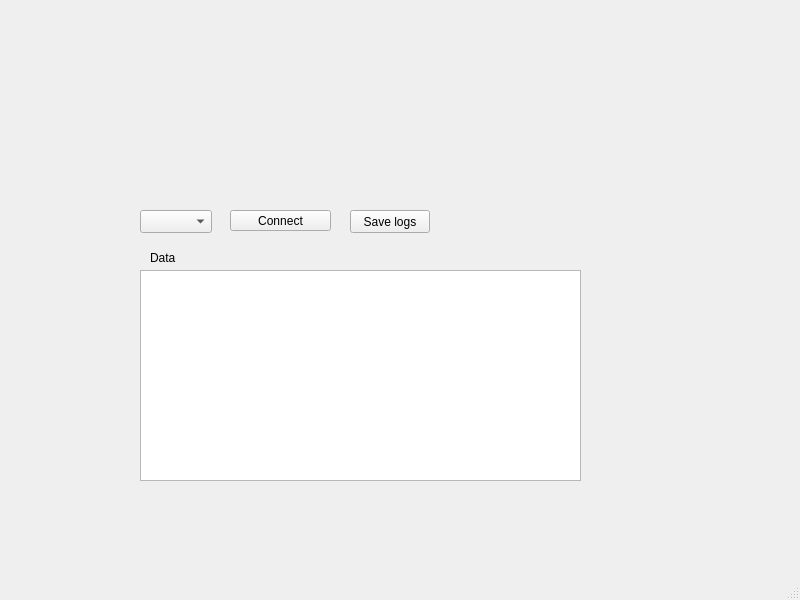
<?xml version="1.0" encoding="UTF-8"?>
<ui version="4.0">
 <class>MainWindow</class>
 <widget class="QMainWindow" name="MainWindow">
  <property name="geometry">
   <rect>
    <x>0</x>
    <y>0</y>
    <width>800</width>
    <height>600</height>
   </rect>
  </property>
  <property name="windowTitle">
   <string>MainWindow</string>
  </property>
  <widget class="QWidget" name="centralwidget">
   <widget class="QComboBox" name="comboBox">
    <property name="geometry">
     <rect>
      <x>140</x>
      <y>210</y>
      <width>72</width>
      <height>23</height>
     </rect>
    </property>
   </widget>
   <widget class="QPushButton" name="connect_pushButton">
    <property name="geometry">
     <rect>
      <x>230</x>
      <y>210</y>
      <width>101</width>
      <height>21</height>
     </rect>
    </property>
    <property name="text">
     <string>Connect</string>
    </property>
   </widget>
   <widget class="QTextEdit" name="textEdit">
    <property name="geometry">
     <rect>
      <x>140</x>
      <y>270</y>
      <width>441</width>
      <height>211</height>
     </rect>
    </property>
   </widget>
   <widget class="QPushButton" name="pushButton_2">
    <property name="geometry">
     <rect>
      <x>350</x>
      <y>210</y>
      <width>80</width>
      <height>23</height>
     </rect>
    </property>
    <property name="text">
     <string>Save logs</string>
    </property>
   </widget>
   <widget class="QLabel" name="label">
    <property name="geometry">
     <rect>
      <x>150</x>
      <y>250</y>
      <width>52</width>
      <height>15</height>
     </rect>
    </property>
    <property name="text">
     <string>Data</string>
    </property>
   </widget>
  </widget>
  <widget class="QMenuBar" name="menubar">
   <property name="geometry">
    <rect>
     <x>0</x>
     <y>0</y>
     <width>800</width>
     <height>20</height>
    </rect>
   </property>
  </widget>
  <widget class="QStatusBar" name="statusbar"/>
 </widget>
 <resources/>
 <connections/>
</ui>
